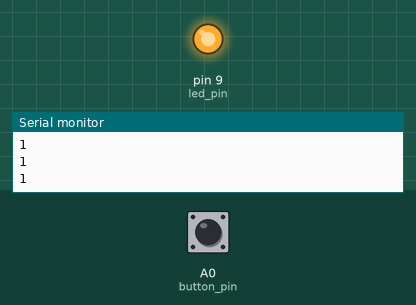
The sketch below on a simulated Arduino Nano, built with avr-gcc and run on an emulated ATmega328P. Shown: output pins drawn as LEDs (lit = HIGH), the last lines printed to the serial monitor. The inputs (shaded band) are chosen by the test bench; at power-on: A0 (button_pin) HIGH.

Above: at 1.2 s.
1.3 s: A0 (button_pin) pulled LOW for 0.15 s
At 1.38 s:
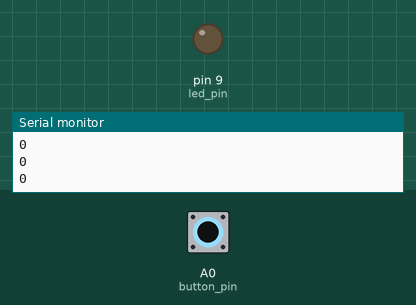
2.9 s: A0 (button_pin) pulled LOW for 3.2 s
At 6.7 s:
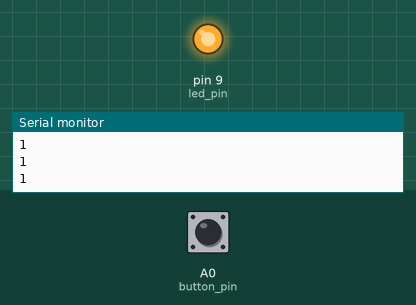
Timing chart, 0 to 8.2 s (numbered marks = the images above; inputs shaded):
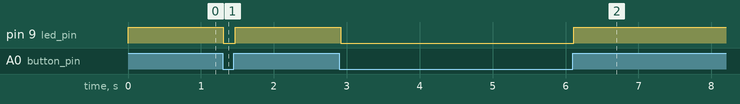

The sketch:

button_2.ino
```cpp
int button_pin =  A0;
int button_val;

int led_pin = 9;
void setup() {
  // put your setup code here, to run once:
  Serial.begin(9600);
  pinMode(button_pin, INPUT);
  pinMode(led_pin, OUTPUT);
}

void loop() {
  // put your main code here, to run repeatedly:
  button_val = digitalRead(button_pin);
  Serial.println(button_val);
  if(button_val == 0){
    digitalWrite(led_pin,LOW);
  }else{
    digitalWrite(led_pin,HIGH);
  }
  delay(20);
}
```

Measured:
- after the input at 1.3 s, pin 9 (led_pin): HIGH → LOW at once, → HIGH 0.16 s later
- after the input at 2.9 s, pin 9 (led_pin): HIGH → LOW at once, → HIGH 3.2 s later
